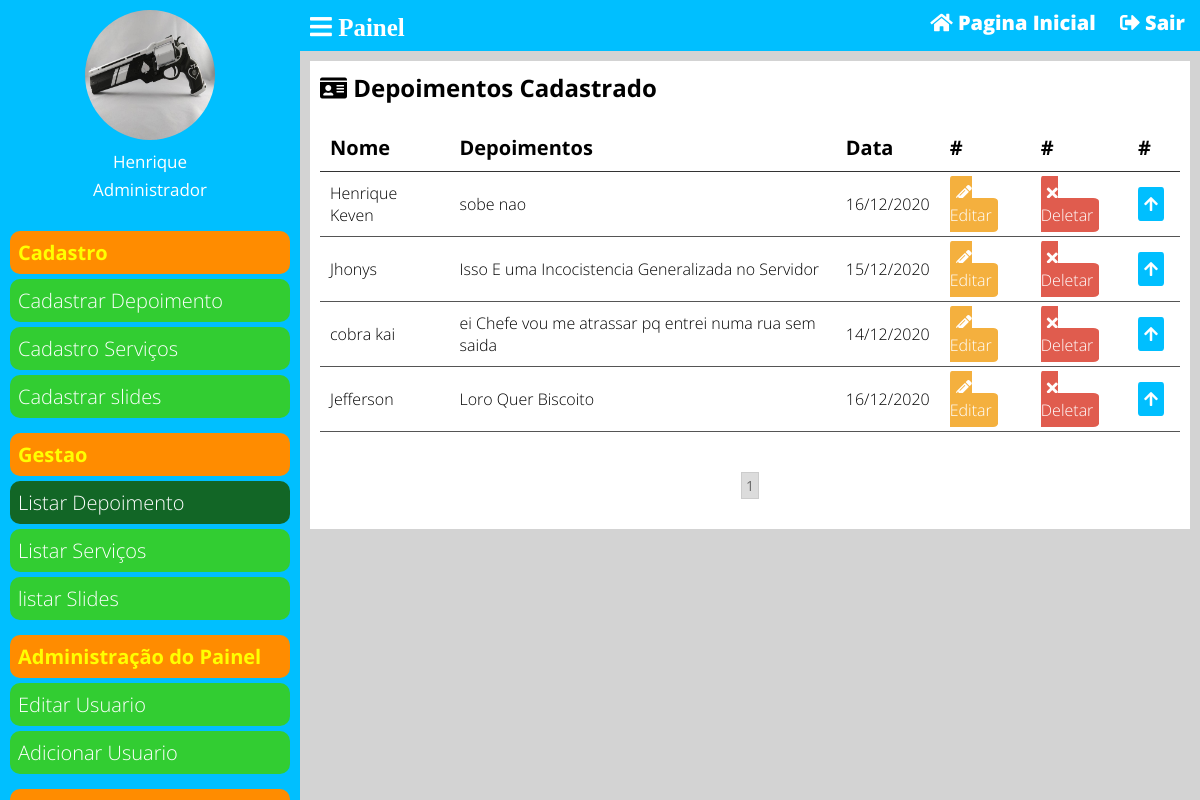
The page /painel/listar-depoimentos (signed in) on the database its author committed.
### classes/MYSQL.php (called while the page is built)
<?php
	class Mysql
	{
		private static $pdo;
		public static function conectar(){
			if (self::$pdo == null) {
				try{
				self::$pdo = new PDO('mysql:host='.HOST.';dbname='.DATABASE,USER,PASSWORD,array(PDO::MYSQL_ATTR_INIT_COMMAND => "SET NAMES utf8"));
				self::$pdo->setAttribute(PDO::ATTR_ERRMODE,PDO::ERRMODE_EXCEPTION);
				}catch(Exception $e){
					echo "<h2>Erro ao conectar!</h2>";
				}
			}
			return self::$pdo;
		}
	}
?>

### painel/pages/listar-depoimentos.php (the view, shortened to what this page needs)
<?php
	$paginaAtual = isset($_GET['pagina']) ? (int)$_GET['pagina'] : 1;
	$porPagina = 8;
	$depoimentos = Painel::selectAll('tb-site.depoimentos',($paginaAtual - 1) * $porPagina,$porPagina);
?>
<div class="box-content">
	<h2 class=""><i class="fas fa-id-card"></i> Depoimentos Cadastrado</h2>
	<div class="whaper-table">
		<table>
			<tr>
				<td>Nome</td>
				<td>Depoimentos</td>
				<td>Data</td>
				<td>#</td>
				<td>#</td>
				<td>#</td>
				<td>#</td>
			</tr>
			<?php
				foreach ($depoimentos as $key => $value) {
			?>
				<tr>
					<td><?php echo $value['nome']; ?></td>
					<td><?php echo $value['depoimentos']; ?></td>
					<td><?php echo $value['data']; ?></td>
					<td><a class="btn edit" href="<?php INCLUDE_PATH_PAINEL; ?>editar-depoimentos?id=<?php echo $value['id']; ?>"><i class="fa fa-pencil-alt"></i> Editar</a></td>
					<td><a actionBtn="delete" class="btn delete" href="<?php INCLUDE_PATH_PAINEL; ?>listar-depoimentos?excluir=<?php echo $value['id']; ?>"><i class="fa fa-times"></i> Deletar</a></td>
					<td><a class="btn order" href="<?php INCLUDE_PATH_PAINEL ?>listar-depoimentos?order=up&id=<?php echo $value['id']; ?>"><i class="fas fa-arrow-up"></i></a></td>
					<td><a class="btn order" href="<?php INCLUDE_PATH_PAINEL ?>listar-depoimentos?order=down&id=<?php echo $value['id']; ?>"><i class="fas fa-arrow-down"></i></a></td>
				</tr>
			<?php } ?>
		</table>
	</div>
	<div class="paginacao">
		<?php
			$totalPaginas = ceil(count(Painel::selectAll('tb-site.depoimentos')) / $porPagina);
			for($i = 1;$i <= $totalPaginas; $i++){
				if ($i == $paginaAtual)
					echo '<a class="page-select" href="'.INCLUDE_PATH_PAINEL.'listar-depoimentos?pagina='.$i.'">'.$i.'</a>';
				else
					echo '<a href="'.INCLUDE_PATH_PAINEL.'listar-depoimentos?pagina='.$i.'">'.$i.'</a>';
			}
		?>
	</div>
</div>

### Estilo/css/all.css (style rules this page uses)
.fa, .fas, .far, .fal, .fad, .fab { -moz-osx-font-smoothing: grayscale; -webkit-font-smoothing: antialiased; display: inline-block; font-style: normal; font-variant: normal; text-rendering: auto; line-height: 1; }
.fa-arrow-up:before { content: "\f062"; }
.fa-id-card:before { content: "\f2c2"; }
.fa-pencil-alt:before { content: "\f303"; }
.fa-times:before { content: "\f00d"; }

### painel/css/style.css (style rules this page uses)
* { margin: 0; padding: 0; box-sizing: border-box; font-family: "Open Sans"; }
html,body { height: 100%; background: #d3d3d3; }
body { overflow-x: hidden; }
.whaper-table { overflow-x: auto; }
.box-content { background: white; padding: 10px; margin-bottom: 25px; }
table { font-weight: 300; width: 100%; min-width: 900px; margin: 20px 0; border-collapse: collapse; }
table tr:nth-of-type(1) { font-size: 20px; font-weight: bold; border-bottom: 1px solid #333; }
table tr { border-bottom: 1px solid #555; }
table tr td { padding: 10px; }
table a.btn { text-decoration: none; border-radius: 10%; padding: 6px; color: white; }
.order { background:#00BFFF; }
.edit { background: #F4B03E; }
.delete { background: #E05C4E; }
.paginacao { margin: 20px 0; text-align: center; }
.paginacao a { text-decoration: none; font-size: 14px; margin: 0 8px; display: inline-block; padding: 3px 4px; border: 1px solid #ccc; color: #666; }
.paginacao a.page-select { background: rgb(220,220,220); }

### rows shown on the page
tb-site.depoimentos: nome "Henrique Keven", depoimentos "sobe nao", data "16/12/2020"
tb-site.depoimentos: nome "Jhonys", depoimentos "Isso E uma Incocistencia Generalizada no Servidor", data "15/12/2020"
tb-site.depoimentos: nome "cobra kai", depoimentos "ei Chefe vou me atrassar pq entrei numa rua sem saida", data "14/12/2020"
tb-site.depoimentos: nome "Jefferson", depoimentos "Loro Quer Biscoito", data "16/12/2020"

### other values the page prints
$_SESSION['nome'] "Henrique"
pegaCargo($_SESSION['cargo']) "Administrador"
